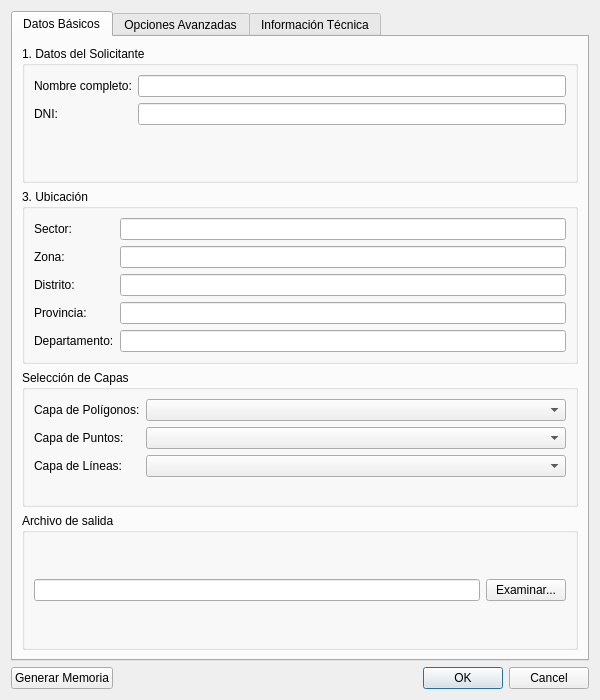
<?xml version="1.0" encoding="UTF-8"?>
<ui version="4.0">
 <class>MemoriaDescriptivaDialogBase</class>
 <widget class="QDialog" name="MemoriaDescriptivaDialogBase">
  <property name="geometry">
   <rect>
    <x>0</x>
    <y>0</y>
    <width>600</width>
    <height>700</height>
   </rect>
  </property>
  <property name="windowTitle">
   <string>Memoria Descriptiva Mejorada</string>
  </property>
  <layout class="QVBoxLayout" name="verticalLayout">
   <item>
    <widget class="QTabWidget" name="tabWidget">
     <property name="currentIndex">
      <number>0</number>
     </property>
     <widget class="QWidget" name="tabDatosBasicos">
      <attribute name="title">
       <string>Datos Básicos</string>
      </attribute>
      <layout class="QVBoxLayout" name="verticalLayout_2">
       <item>
        <widget class="QGroupBox" name="groupSolicitante">
         <property name="title">
          <string>1. Datos del Solicitante</string>
         </property>
         <layout class="QFormLayout" name="formLayout">
          <item row="0" column="0">
           <widget class="QLabel" name="lblNombre">
            <property name="text">
             <string>Nombre completo:</string>
            </property>
           </widget>
          </item>
          <item row="0" column="1">
           <widget class="QLineEdit" name="txtNombre"/>
          </item>
          <item row="1" column="0">
           <widget class="QLabel" name="lblDNI">
            <property name="text">
             <string>DNI:</string>
            </property>
           </widget>
          </item>
          <item row="1" column="1">
           <widget class="QLineEdit" name="txtDNI"/>
          </item>
         </layout>
        </widget>
       </item>
       <item>
        <widget class="QGroupBox" name="groupUbicacion">
         <property name="title">
          <string>3. Ubicación</string>
         </property>
         <layout class="QFormLayout" name="formLayout_2">
          <item row="0" column="0">
           <widget class="QLabel" name="lblSector">
            <property name="text">
             <string>Sector:</string>
            </property>
           </widget>
          </item>
          <item row="0" column="1">
           <widget class="QLineEdit" name="txtSector"/>
          </item>
          <item row="1" column="0">
           <widget class="QLabel" name="lblZona">
            <property name="text">
             <string>Zona:</string>
            </property>
           </widget>
          </item>
          <item row="1" column="1">
           <widget class="QLineEdit" name="txtZona"/>
          </item>
          <item row="2" column="0">
           <widget class="QLabel" name="lblDistrito">
            <property name="text">
             <string>Distrito:</string>
            </property>
           </widget>
          </item>
          <item row="2" column="1">
           <widget class="QLineEdit" name="txtDistrito"/>
          </item>
          <item row="3" column="0">
           <widget class="QLabel" name="lblProvincia">
            <property name="text">
             <string>Provincia:</string>
            </property>
           </widget>
          </item>
          <item row="3" column="1">
           <widget class="QLineEdit" name="txtProvincia"/>
          </item>
          <item row="4" column="0">
           <widget class="QLabel" name="lblDepartamento">
            <property name="text">
             <string>Departamento:</string>
            </property>
           </widget>
          </item>
          <item row="4" column="1">
           <widget class="QLineEdit" name="txtDepartamento"/>
          </item>
         </layout>
        </widget>
       </item>
       <item>
        <widget class="QGroupBox" name="groupCapas">
         <property name="title">
          <string>Selección de Capas</string>
         </property>
         <layout class="QFormLayout" name="formLayout_3">
          <item row="0" column="0">
           <widget class="QLabel" name="lblPoligonos">
            <property name="text">
             <string>Capa de Polígonos:</string>
            </property>
           </widget>
          </item>
          <item row="0" column="1">
           <widget class="QComboBox" name="cboPoligonos"/>
          </item>
          <item row="1" column="0">
           <widget class="QLabel" name="lblPuntos">
            <property name="text">
             <string>Capa de Puntos:</string>
            </property>
           </widget>
          </item>
          <item row="1" column="1">
           <widget class="QComboBox" name="cboPuntos"/>
          </item>
          <item row="2" column="0">
           <widget class="QLabel" name="lblLineas">
            <property name="text">
             <string>Capa de Líneas:</string>
            </property>
           </widget>
          </item>
          <item row="2" column="1">
           <widget class="QComboBox" name="cboLineas"/>
          </item>
         </layout>
        </widget>
       </item>
       <item>
        <widget class="QGroupBox" name="groupArchivo">
         <property name="title">
          <string>Archivo de salida</string>
         </property>
         <layout class="QHBoxLayout" name="horizontalLayout">
          <item>
           <widget class="QLineEdit" name="txtOutputFile"/>
          </item>
          <item>
           <widget class="QPushButton" name="btnBrowse">
            <property name="text">
             <string>Examinar...</string>
            </property>
           </widget>
          </item>
         </layout>
        </widget>
       </item>
      </layout>
     </widget>
     <widget class="QWidget" name="tabOpciones">
      <attribute name="title">
       <string>Opciones Avanzadas</string>
      </attribute>
      <layout class="QVBoxLayout" name="verticalLayout_3">
       <item>
        <widget class="QGroupBox" name="groupColindantes">
         <property name="title">
          <string>4. Colindantes</string>
         </property>
         <layout class="QVBoxLayout" name="verticalLayout_4">
          <item>
           <widget class="QCheckBox" name="chkDetectarColindantes">
            <property name="text">
             <string>Detectar colindantes automáticamente</string>
            </property>
            <property name="checked">
             <bool>true</bool>
            </property>
           </widget>
          </item>
          <item>
           <widget class="QGroupBox" name="groupColindantesManual">
            <property name="title">
             <string>Colindantes Manuales (si no se detectan automáticamente)</string>
            </property>
            <layout class="QFormLayout" name="formLayout_4">
             <item row="0" column="0">
              <widget class="QLabel" name="lblNorte">
               <property name="text">
                <string>Norte:</string>
               </property>
              </widget>
             </item>
             <item row="0" column="1">
              <widget class="QLineEdit" name="txtNorte"/>
             </item>
             <item row="1" column="0">
              <widget class="QLabel" name="lblSur">
               <property name="text">
                <string>Sur:</string>
               </property>
              </widget>
             </item>
             <item row="1" column="1">
              <widget class="QLineEdit" name="txtSur"/>
             </item>
             <item row="2" column="0">
              <widget class="QLabel" name="lblEste">
               <property name="text">
                <string>Este:</string>
               </property>
              </widget>
             </item>
             <item row="2" column="1">
              <widget class="QLineEdit" name="txtEste"/>
             </item>
             <item row="3" column="0">
              <widget class="QLabel" name="lblOeste">
               <property name="text">
                <string>Oeste:</string>
               </property>
              </widget>
             </item>
             <item row="3" column="1">
              <widget class="QLineEdit" name="txtOeste"/>
             </item>
            </layout>
           </widget>
          </item>
         </layout>
        </widget>
       </item>
       <item>
        <widget class="QGroupBox" name="groupOpciones">
         <property name="title">
          <string>Opciones de Procesamiento</string>
         </property>
         <layout class="QVBoxLayout" name="verticalLayout_5">
          <item>
           <widget class="QCheckBox" name="chkCalcularAutomatico">
            <property name="text">
             <string>Calcular automáticamente datos faltantes</string>
            </property>
            <property name="checked">
             <bool>true</bool>
            </property>
           </widget>
          </item>
          <item>
           <widget class="QCheckBox" name="chkIncluirMapa">
            <property name="text">
             <string>Incluir mapa en el documento</string>
            </property>
           </widget>
          </item>
          <item>
           <widget class="QCheckBox" name="chkIncluirTabla">
            <property name="text">
             <string>Incluir tabla de atributos completa</string>
            </property>
           </widget>
          </item>
         </layout>
        </widget>
       </item>
       <item>
        <widget class="QGroupBox" name="groupGeneralidades">
         <property name="title">
          <string>2. Generalidades</string>
         </property>
         <layout class="QVBoxLayout" name="verticalLayout_6">
          <item>
           <widget class="QCheckBox" name="chkTextoDefault">
            <property name="text">
             <string>Usar texto predeterminado</string>
            </property>
            <property name="checked">
             <bool>true</bool>
            </property>
           </widget>
          </item>
          <item>
           <widget class="QTextEdit" name="txtGeneralidades">
            <property name="html">
             <string>&lt;!DOCTYPE HTML PUBLIC &quot;-//W3C//DTD HTML 4.0//EN&quot; &quot;http://www.w3.org/TR/REC-html40/strict.dtd&quot;&gt;
&lt;html&gt;&lt;head&gt;&lt;meta name=&quot;qrichtext&quot; content=&quot;1&quot; /&gt;&lt;style type=&quot;text/css&quot;&gt;
p, li { white-space: pre-wrap; }
&lt;/style&gt;&lt;/head&gt;&lt;body style=&quot; font-family:'MS Shell Dlg 2'; font-size:8.25pt; font-weight:400; font-style:normal;&quot;&gt;
&lt;p style=&quot; margin-top:0px; margin-bottom:0px; margin-left:0px; margin-right:0px; -qt-block-indent:0; text-indent:0px;&quot;&gt;El presente documento constituye la Memoria Descriptiva del plano perimétrico adjunto, elaborado con el propósito de precisar los linderos, la configuración geométrica y la extensión superficial del terreno en cuestión. La información técnica aquí consignada se fundamenta en un levantamiento topográfico de campo, ejecutado mediante equipos GNSS de alta precisión, garantizando la exactitud métrica y el cumplimiento de normativas vigentes en materia de geodesia y cartografía.&lt;/p&gt;
&lt;p style=&quot;-qt-paragraph-type:empty; margin-top:0px; margin-bottom:0px; margin-left:0px; margin-right:0px; -qt-block-indent:0; text-indent:0px;&quot;&gt;&lt;br /&gt;&lt;/p&gt;
&lt;p style=&quot; margin-top:0px; margin-bottom:0px; margin-left:0px; margin-right:0px; -qt-block-indent:0; text-indent:0px;&quot;&gt;Esta memoria tiene por objeto respaldar jurídica y técnicamente la delimitación del predio, sustentando su titularidad y proporcionando datos verificables para fines catastrales, registrales o administrativos, según corresponda. Asimismo, servirá como documento base para cualquier trámite legal, urbanístico o de gestión de propiedad que derive de los derechos asociados al área descrita.&lt;/p&gt;&lt;/body&gt;&lt;/html&gt;</string>
            </property>
           </widget>
          </item>
         </layout>
        </widget>
       </item>
      </layout>
     </widget>
     <widget class="QWidget" name="tabInfoTecnica">
      <attribute name="title">
       <string>Información Técnica</string>
      </attribute>
      <layout class="QVBoxLayout" name="verticalLayout_7">
       <item>
        <widget class="QGroupBox" name="groupInfoMapa">
         <property name="title">
          <string>6. Información Técnica del Mapa</string>
         </property>
         <layout class="QFormLayout" name="formLayout_5">
          <item row="0" column="0">
           <widget class="QLabel" name="lblSistema">
            <property name="text">
             <string>Sistema de coordenadas:</string>
            </property>
           </widget>
          </item>
          <item row="0" column="1">
           <widget class="QLineEdit" name="txtSistema">
            <property name="text">
             <string>Datum WGS 84, UTM zona 19 sur</string>
            </property>
           </widget>
          </item>
          <item row="1" column="0">
           <widget class="QLabel" name="lblUnidades">
            <property name="text">
             <string>Unidades:</string>
            </property>
           </widget>
          </item>
          <item row="1" column="1">
           <widget class="QLineEdit" name="txtUnidades">
            <property name="text">
             <string>Metros</string>
            </property>
           </widget>
          </item>
          <item row="2" column="0">
           <widget class="QLabel" name="lblElipsoide">
            <property name="text">
             <string>Elipsoide:</string>
            </property>
           </widget>
          </item>
          <item row="2" column="1">
           <widget class="QLineEdit" name="txtElipsoide">
            <property name="text">
             <string>WGS 84</string>
            </property>
           </widget>
          </item>
          <item row="3" column="0">
           <widget class="QLabel" name="lblProyeccion">
            <property name="text">
             <string>Proyección:</string>
            </property>
           </widget>
          </item>
          <item row="3" column="1">
           <widget class="QLineEdit" name="txtProyeccion">
            <property name="text">
             <string/>
            </property>
           </widget>
          </item>
         </layout>
        </widget>
       </item>
       <item>
        <widget class="QGroupBox" name="groupCampos">
         <property name="title">
          <string>Selección de Campos</string>
         </property>
         <layout class="QVBoxLayout" name="verticalLayout_8">
          <item>
           <widget class="QLabel" name="lblInfoCampos">
            <property name="text">
             <string>Seleccione los campos a utilizar para cada tipo de información:</string>
            </property>
           </widget>
          </item>
          <item>
           <widget class="QGroupBox" name="groupCamposPuntos">
            <property name="title">
             <string>Campos de la capa de Puntos</string>
            </property>
            <layout class="QFormLayout" name="formLayout_6">
             <item row="0" column="0">
              <widget class="QLabel" name="lblCampoOrden">
               <property name="text">
                <string>Campo de orden:</string>
               </property>
              </widget>
             </item>
             <item row="0" column="1">
              <widget class="QComboBox" name="cboCampoOrden"/>
             </item>
             <item row="1" column="0">
              <widget class="QLabel" name="lblCampoID">
               <property name="text">
                <string>Campo de ID:</string>
               </property>
              </widget>
             </item>
             <item row="1" column="1">
              <widget class="QComboBox" name="cboCampoID"/>
             </item>
            </layout>
           </widget>
          </item>
          <item>
           <widget class="QGroupBox" name="groupCamposPoligono">
            <property name="title">
             <string>Campos de la capa de Polígono</string>
            </property>
            <layout class="QFormLayout" name="formLayout_7">
             <item row="0" column="0">
              <widget class="QLabel" name="lblCampoNombre">
               <property name="text">
                <string>Campo de nombre:</string>
               </property>
              </widget>
             </item>
             <item row="0" column="1">
              <widget class="QComboBox" name="cboCampoNombre"/>
             </item>
             <item row="1" column="0">
              <widget class="QLabel" name="lblCampoDNI">
               <property name="text">
                <string>Campo de DNI:</string>
               </property>
              </widget>
             </item>
             <item row="1" column="1">
              <widget class="QComboBox" name="cboCampoDNI"/>
             </item>
            </layout>
           </widget>
          </item>
         </layout>
        </widget>
       </item>
      </layout>
     </widget>
    </widget>
   </item>
   <item>
    <layout class="QHBoxLayout" name="horizontalLayout_2">
     <item>
      <widget class="QPushButton" name="btnGenerar">
       <property name="text">
        <string>Generar Memoria</string>
       </property>
      </widget>
     </item>
     <item>
      <widget class="QDialogButtonBox" name="button_box">
       <property name="orientation">
        <enum>Qt::Horizontal</enum>
       </property>
       <property name="standardButtons">
        <set>QDialogButtonBox::Cancel|QDialogButtonBox::Ok</set>
       </property>
      </widget>
     </item>
    </layout>
   </item>
  </layout>
 </widget>
 <resources/>
 <connections>
  <connection>
   <sender>button_box</sender>
   <signal>accepted()</signal>
   <receiver>MemoriaDescriptivaDialogBase</receiver>
   <slot>accept()</slot>
   <hints>
    <hint type="sourcelabel">
     <x>20</x>
     <y>20</y>
    </hint>
    <hint type="destinationlabel">
     <x>20</x>
     <y>20</y>
    </hint>
   </hints>
  </connection>
  <connection>
   <sender>button_box</sender>
   <signal>rejected()</signal>
   <receiver>MemoriaDescriptivaDialogBase</receiver>
   <slot>reject()</slot>
   <hints>
    <hint type="sourcelabel">
     <x>20</x>
     <y>20</y>
    </hint>
    <hint type="destinationlabel">
     <x>20</x>
     <y>20</y>
    </hint>
   </hints>
  </connection>
 </connections>
</ui>
